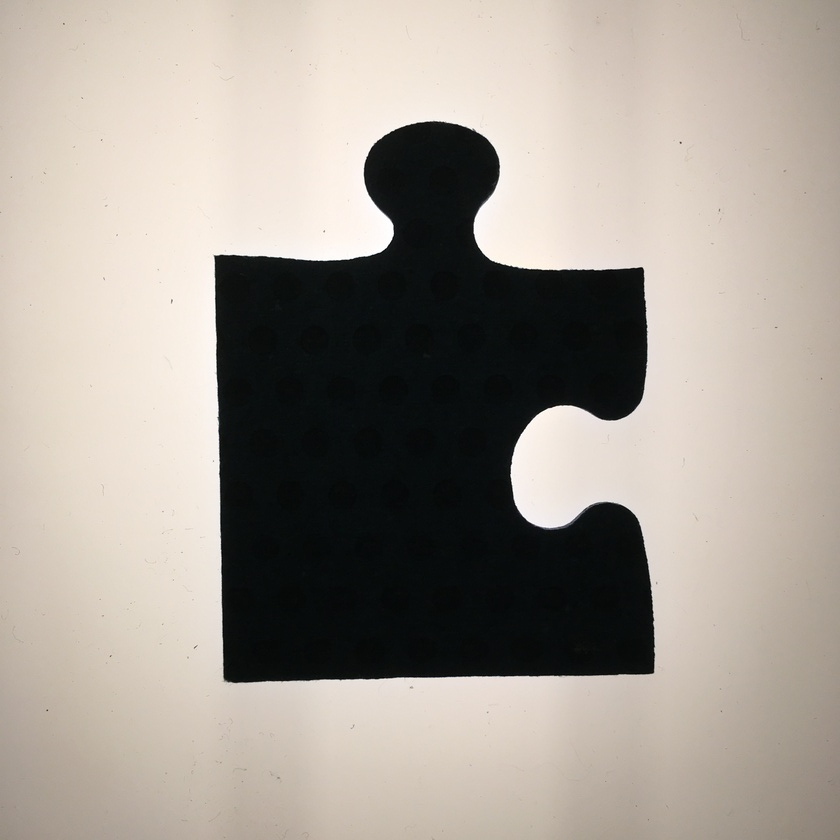
#> input picture RV0781508/IMG_0904.JPG, 840 x 840 px, shrunk from 3024 x 3024 before the run; its folder holds only this picture in this run
$ python puzzle_find_corners.py
#> lines starting #> are read from the running program, lines starting #| are printed output that depends on the picture; after the words box and inside, x2 and y2 are one past the last pixel; in counts of white or black regions, pixels touching at a corner belong together
import numpy as np
import os
import matplotlib.pyplot as plt
import cv2.cv2 as cv2
import time
from my_frames import Frame

# SHOW = True
SHOW = False

PREPROCESS = True
# PREPROCESS = False

THRESHOLD = 25
PADDING = 0.1
FRAMEFACTOR = 1 / 6
STEPFACTOR = 1 / 10
CORNERFACTOR_MAX = 0.25 * 1.1
CORNERFACTOR_MIN = 0.25 * 0.9
BLACK = 0
WHITE = 255


def file_type_list(path, ending=""):
    # returns a list of files of the "." + ending type in path
    # if ending = "", return all types?
    # ensure lower upper case by converting actual and target ending to .casefold()
    files_type = []
    for file in os.listdir(path):
        # base, ext = os.path.splitext(file)
        # file = "".join([base, ext.casefold()])
        # if file.endswith("." + ending.casefold()):
        if file.endswith("." + ending):
            files_type.append(file)
    return files_type


def read_file_to_bw(filepath, threshold=THRESHOLD):
    # todo case sensitive extentions
#> called with filepath = 'RV0781508/IMG_0904.JPG', threshold = 25
    img = cv2.imread(filepath)
#> img is the input picture: shape (840, 840, 3); mean B, G, R 146.5, 155.2, 162.9
    img_gray = cv2.cvtColor(img, cv2.COLOR_BGR2GRAY)
    img_bw = img_gray
    img_bw[img_gray <= threshold] = BLACK
    img_bw[img_gray > threshold] = WHITE
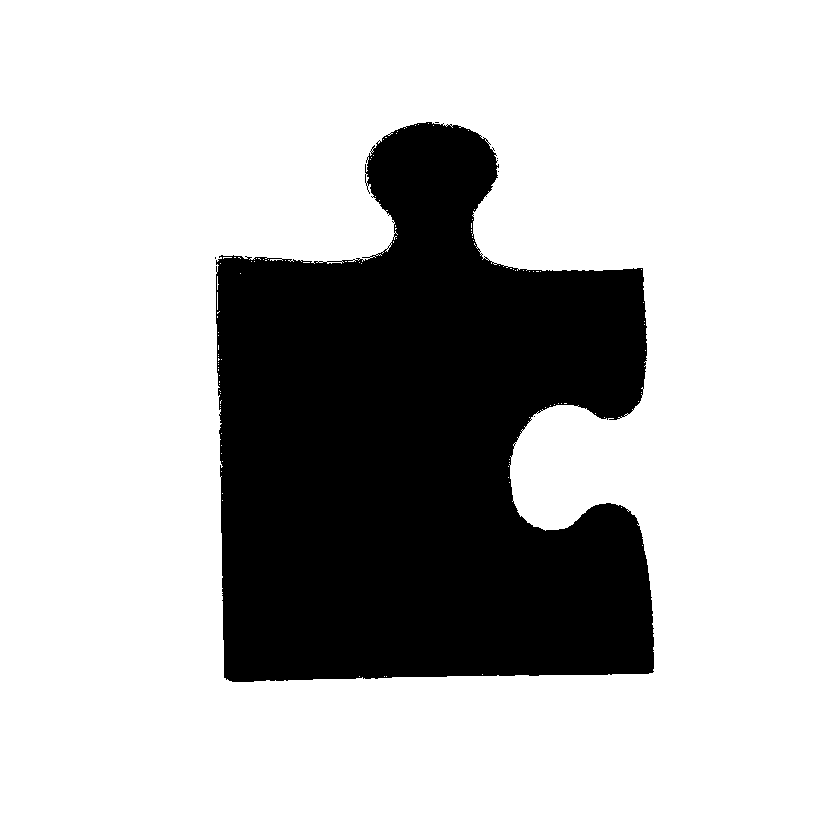
#> img_bw: shape (840, 840); 75% white; 6 black regions (5 under 20 px), largest, box (x1, y1, x2, y2) and area: (216, 122, 654, 682) 176700
    return img_bw


def clip_to_padding(img_bw):
    rows, cols = img_bw.shape
    # print(img_bw.shape)

    # clip img_bw near to black
    top = 0
    bottom = rows - 1
    for i, r in enumerate(img_bw):
        if any(c == BLACK for c in r):
            top = i
            break
#> this loop made 123 passes
#> top on pass 123: 122
    for i in range(1, rows):
        if any(c == BLACK for c in img_bw[-i]):
            bottom = rows - i
            break

    left = cols
    for r in img_bw[top:bottom + 1]:
        for i, c in enumerate(r):
            if c == BLACK:
                left = min(i, left)
                break
    right = 0
    for r in img_bw[top:bottom + 1]:
        for i in range(1, cols):
            if r[-i] == BLACK:
                right = max(cols - i, right)
                break

    padding_rows, padding_cols = round(rows * PADDING), round(cols * PADDING)
    top = max(0, top - padding_rows)
#> top = 38
    bottom = min(rows - 1, bottom + padding_rows)
    left = max(0, left - padding_cols)
    right = min(cols - 1, right + padding_cols)

    red_img_bw = img_bw[top:bottom + 1, left:right + 1]
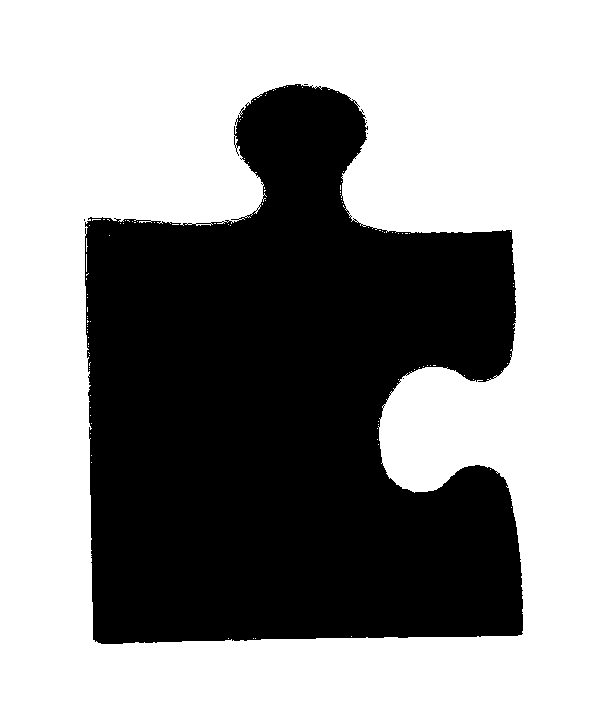
#> red_img_bw: shape (728, 607); 60% white; 6 black regions (5 under 20 px), largest, box (x1, y1, x2, y2) and area: (85, 84, 523, 644) 176700

    return red_img_bw


# [13 lines left out: function draw_corners_on_img, not called in this run]


def plot_to_pdf(images_list):
    plt.close("all")
    plt.figure(num=1, figsize=(9, 12))
    # plt.suptitle('Puzzle outlines {}'.format("not inverse" if INVERSE else "inverse"))

    plots = int(len(images_list) / 2)

    for i, img in enumerate(images_list):
        plt.subplot(plots, 2, i + 1)
        plt.imshow(img, cmap="Greys_r")

    plt.savefig("puzzle_image_analysis.pdf")
    # plt.show()


# [52 lines left out: function find_my_corners, not called in this run]


def preprocess_to_bw_clipped():
    preprocess_start_time = time.perf_counter()
    for i, f in enumerate(file_type_list(PATH, "JPG")):
        # for f in file_type_list(PATH, "jpg"):
        print(f"{i+1}. file: {f}")
        print("preprocessing...")
        img_bw = read_file_to_bw(PATH + f)
        if SHOW:
            plt.imshow(img_bw, cmap="Greys_r")
            plt.show()

        img_bw_clip = clip_to_padding(img_bw)
        if SHOW:
            plt.imshow(img_bw_clip, cmap="Greys_r")
            plt.show()

        # save preprocessed img to path
        base, ext = os.path.splitext(f)
        new_filename = base + "_bwc" + ext.lower()
        cv2.imwrite(PATH + new_filename, img_bw_clip)
        print("file written")
    print(time.perf_counter() - preprocess_start_time)


def is_bwc(f):
    base, _ = os.path.splitext(f)
    return base[-4:] == "_bwc"


if __name__ == '__main__':
    start_time = time.perf_counter()
    PATH = "RV0781508/"
    # PATH = "./"
    images = []

    if PREPROCESS:
        preprocess_to_bw_clipped()

    for i, f in enumerate([a for a in file_type_list(PATH, "jpg") if is_bwc(a)]):
        # if is_not_bwc(f):
        #     continue
        print(f"{i+1}. file: {f}")
        img_bw_clip = cv2.imread(PATH + f, cv2.IMREAD_GRAYSCALE)
        print("searching corners ...")
        corner_start_time = time.perf_counter()
        corners, rims = find_my_corners(img_bw_clip)
        print(time.perf_counter() - corner_start_time)
        print(f" found corners: {len(corners)}")
        img = draw_corners_on_img(img_bw_clip, corners, rims)
        if SHOW:
            plt.imshow(img, cmap="Greys_r")
            plt.show()

        images.append(img)

    print(time.perf_counter() - start_time)
    plot_to_pdf(images)

$ run again, on RV0781508/IMG_0909.JPG
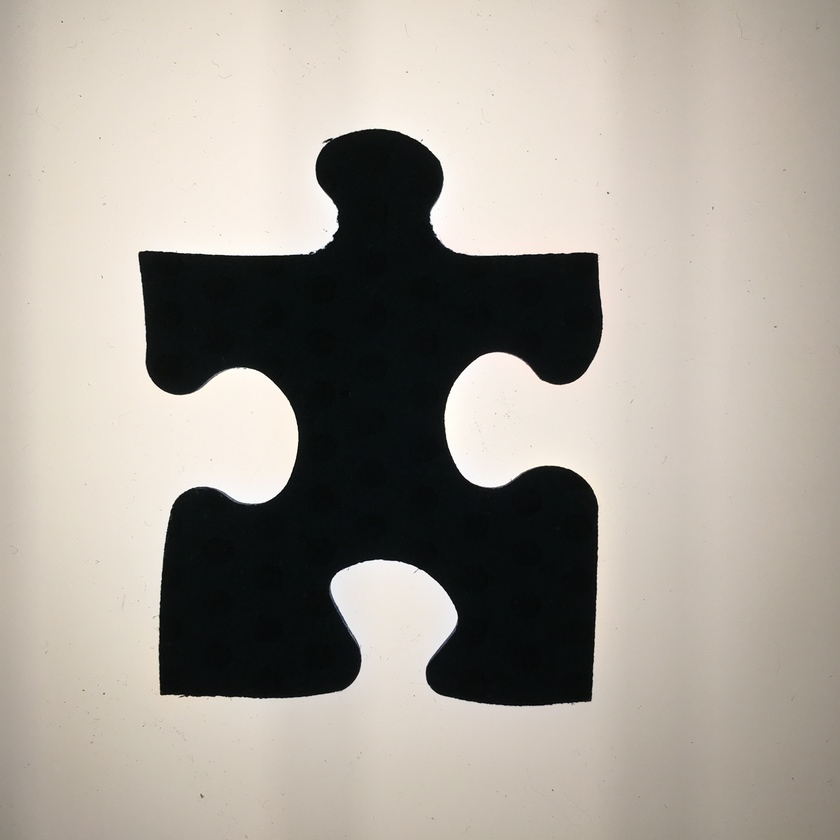
#> input picture RV0781508/IMG_0909.JPG, 840 x 840 px, shrunk from 3024 x 3024 before the run
#> in read_file_to_bw, img is the input picture: shape (840, 840, 3); mean B, G, R 150.1, 158.6, 165.1
#> in read_file_to_bw, `img_bw[img_gray > threshold] = WHITE`:
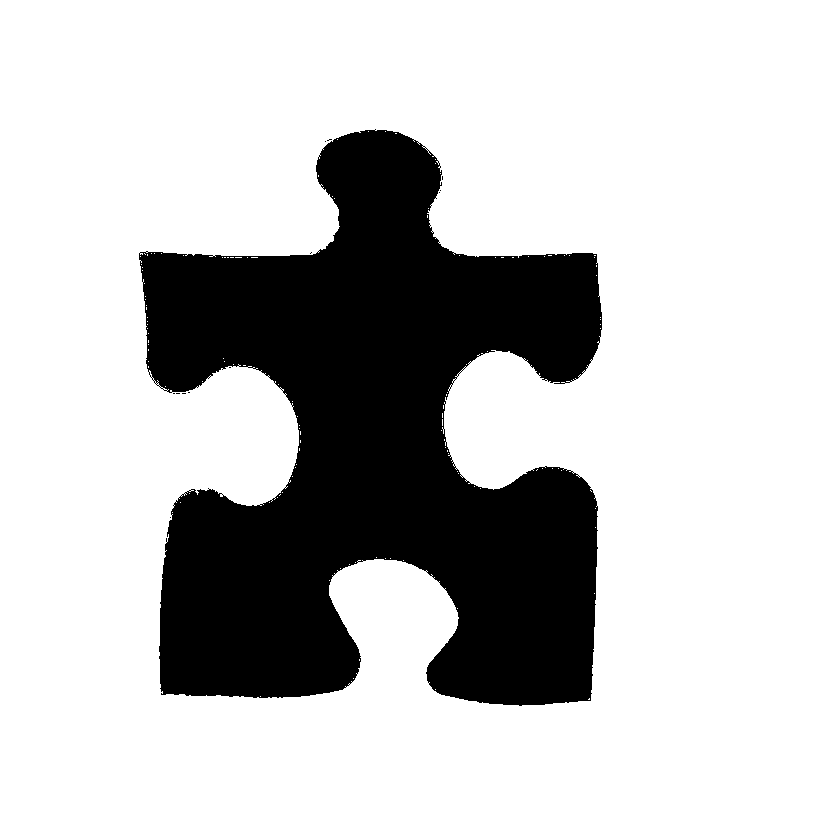
#> img_bw: shape (840, 840); 77% white; 13 black regions (12 under 20 px), largest, box (x1, y1, x2, y2) and area: (139, 129, 602, 706) 162399
#> the loop in clip_to_padding, `for i, r in enumerate(img_bw):` made 130 passes
#> top on pass 130: 129
#> in clip_to_padding, `top = max(0, top - padding_rows)`: top = 45
#> in clip_to_padding, `red_img_bw = img_bw[top:bottom + 1, left:right + 1]`:
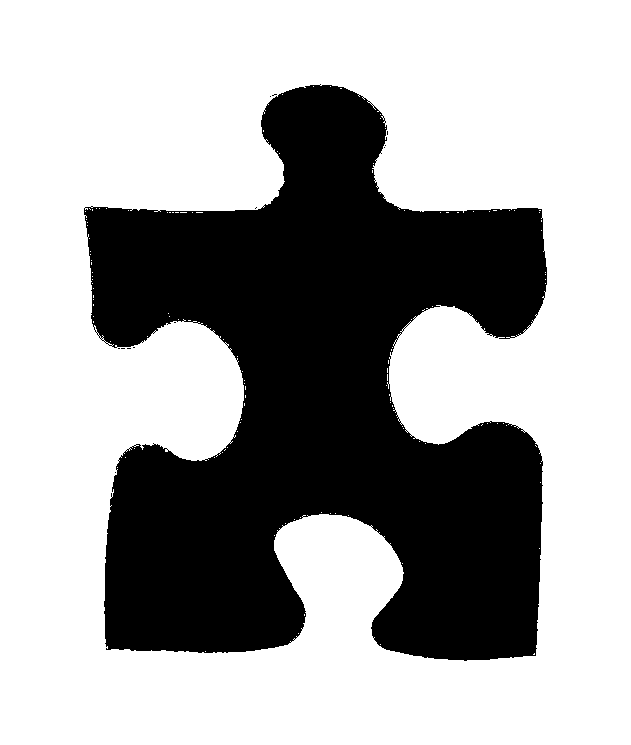
#> red_img_bw: shape (745, 631); 65.4% white; 13 black regions (12 under 20 px), largest, box (x1, y1, x2, y2) and area: (84, 84, 547, 661) 162399

$ run again, on RV0781508/IMG_0910.JPG
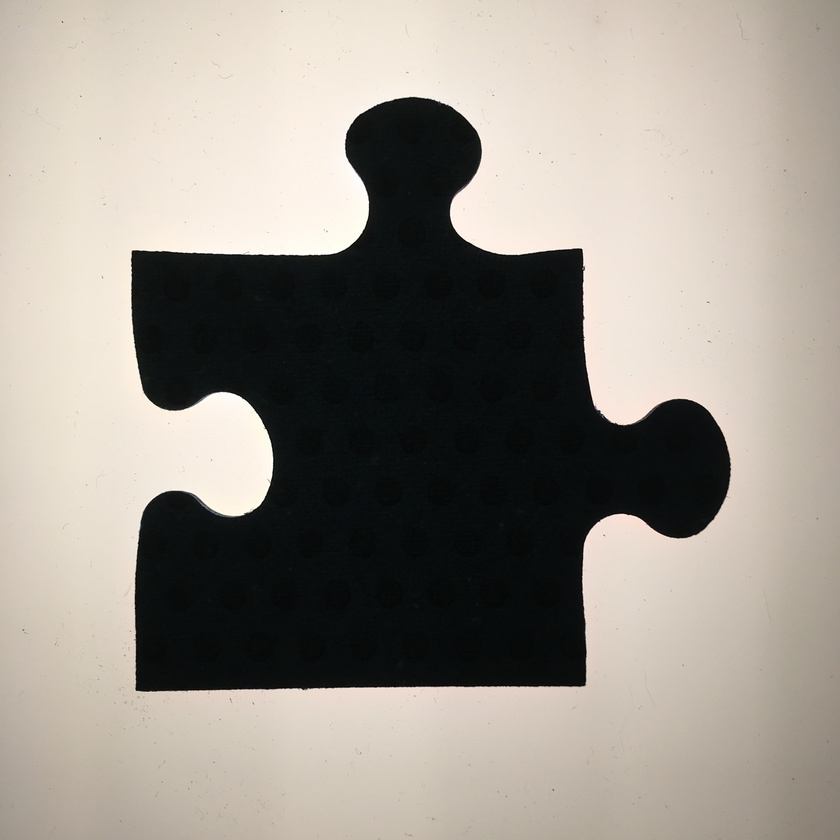
#> input picture RV0781508/IMG_0910.JPG, 840 x 840 px, shrunk from 3024 x 3024 before the run
#> in read_file_to_bw, img is the input picture: shape (840, 840, 3); mean B, G, R 138.4, 147.1, 153.4
#> in read_file_to_bw, `img_bw[img_gray > threshold] = WHITE`:
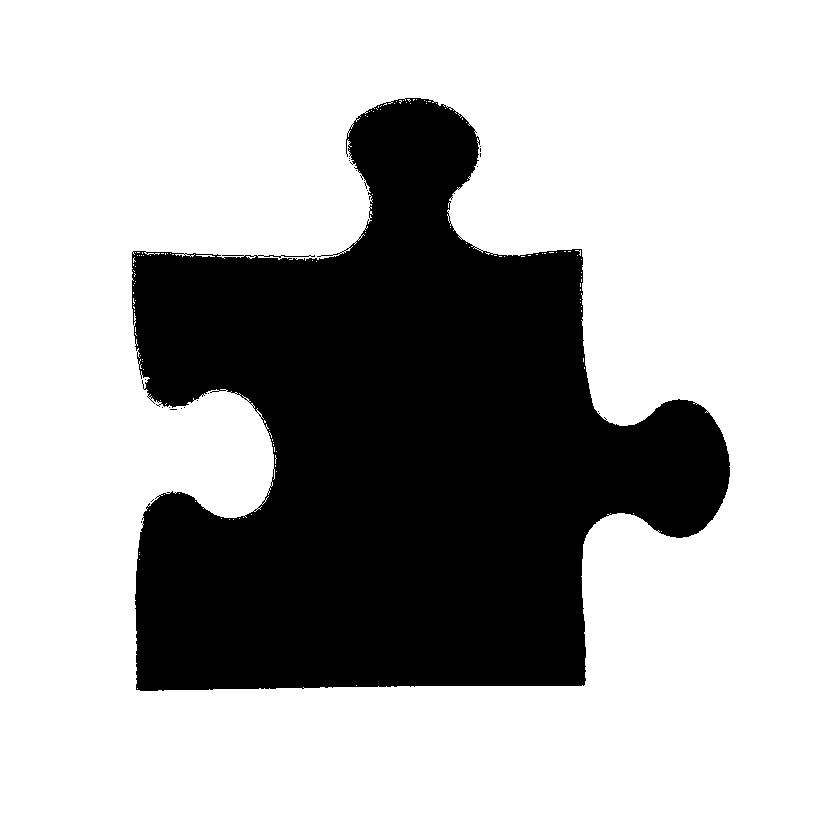
#> img_bw: shape (840, 840); 70.1% white; 20 black regions (19 under 20 px), largest, box (x1, y1, x2, y2) and area: (132, 98, 730, 691) 211105
#> the loop in clip_to_padding, `for i, r in enumerate(img_bw):` made 99 passes
#> top on pass 99: 98
#> in clip_to_padding, `top = max(0, top - padding_rows)`: top = 14
#> in clip_to_padding, `red_img_bw = img_bw[top:bottom + 1, left:right + 1]`:
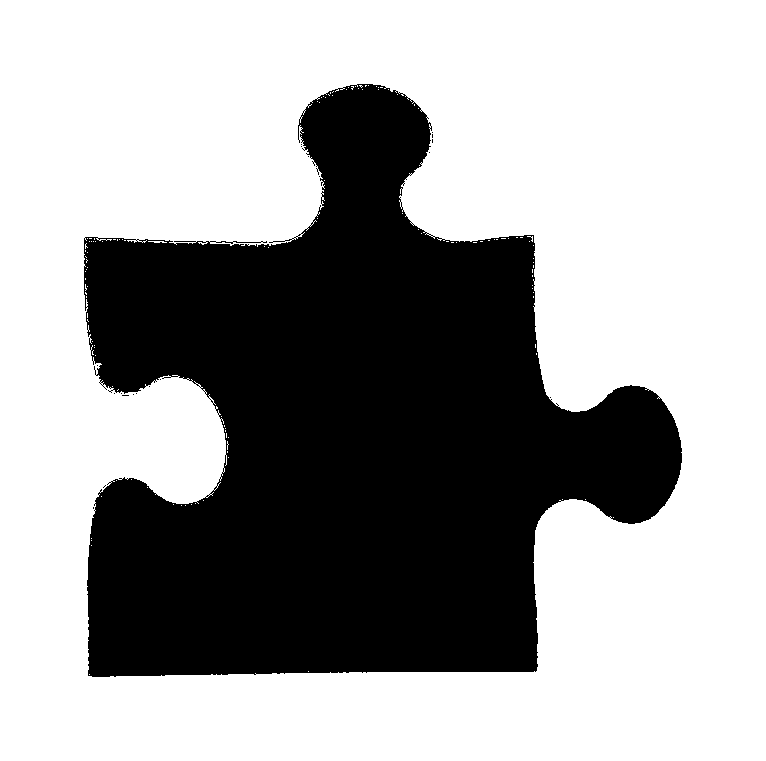
#> red_img_bw: shape (761, 766); 63.8% white; 20 black regions (19 under 20 px), largest, box (x1, y1, x2, y2) and area: (84, 84, 682, 677) 211105

$ run again, on RV0781508/IMG_0912.JPG
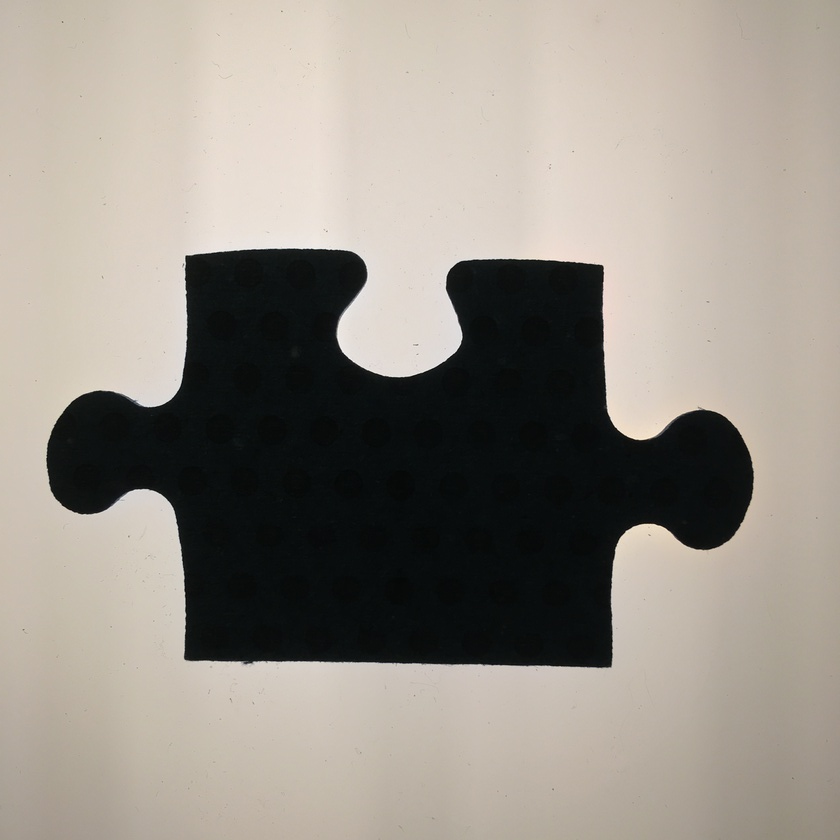
#> input picture RV0781508/IMG_0912.JPG, 840 x 840 px, shrunk from 3024 x 3024 before the run
#> in read_file_to_bw, img is the input picture: shape (840, 840, 3); mean B, G, R 135.2, 143.9, 150.5
#> in read_file_to_bw, `img_bw[img_gray > threshold] = WHITE`:
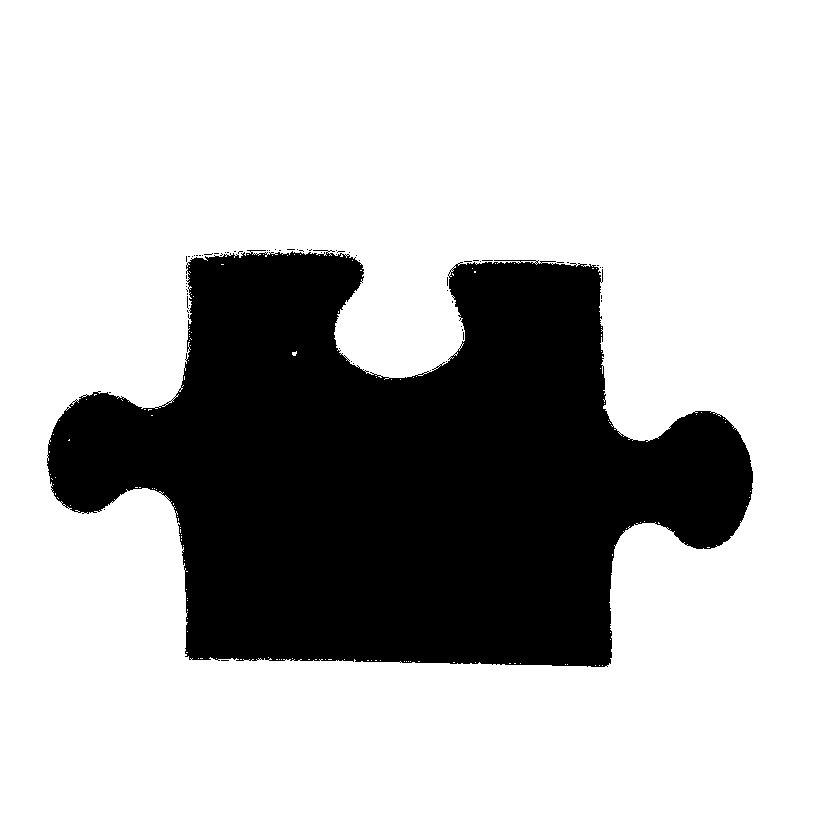
#> img_bw: shape (840, 840); 73.6% white; 64 black regions (63 under 20 px), largest, box (x1, y1, x2, y2) and area: (47, 250, 753, 667) 186300
#> the loop in clip_to_padding, `for i, r in enumerate(img_bw):` made 250 passes
#> top on pass 250: 249
#> in clip_to_padding, `top = max(0, top - padding_rows)`: top = 165
#> in clip_to_padding, `red_img_bw = img_bw[top:bottom + 1, left:right + 1]`:
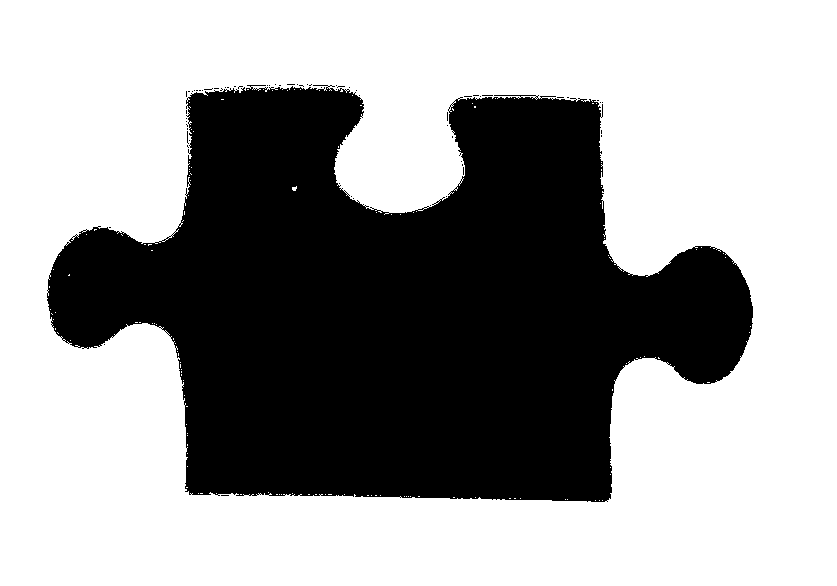
#> red_img_bw: shape (586, 837); 62% white; 64 black regions (63 under 20 px), largest, box (x1, y1, x2, y2) and area: (47, 85, 753, 502) 186300
